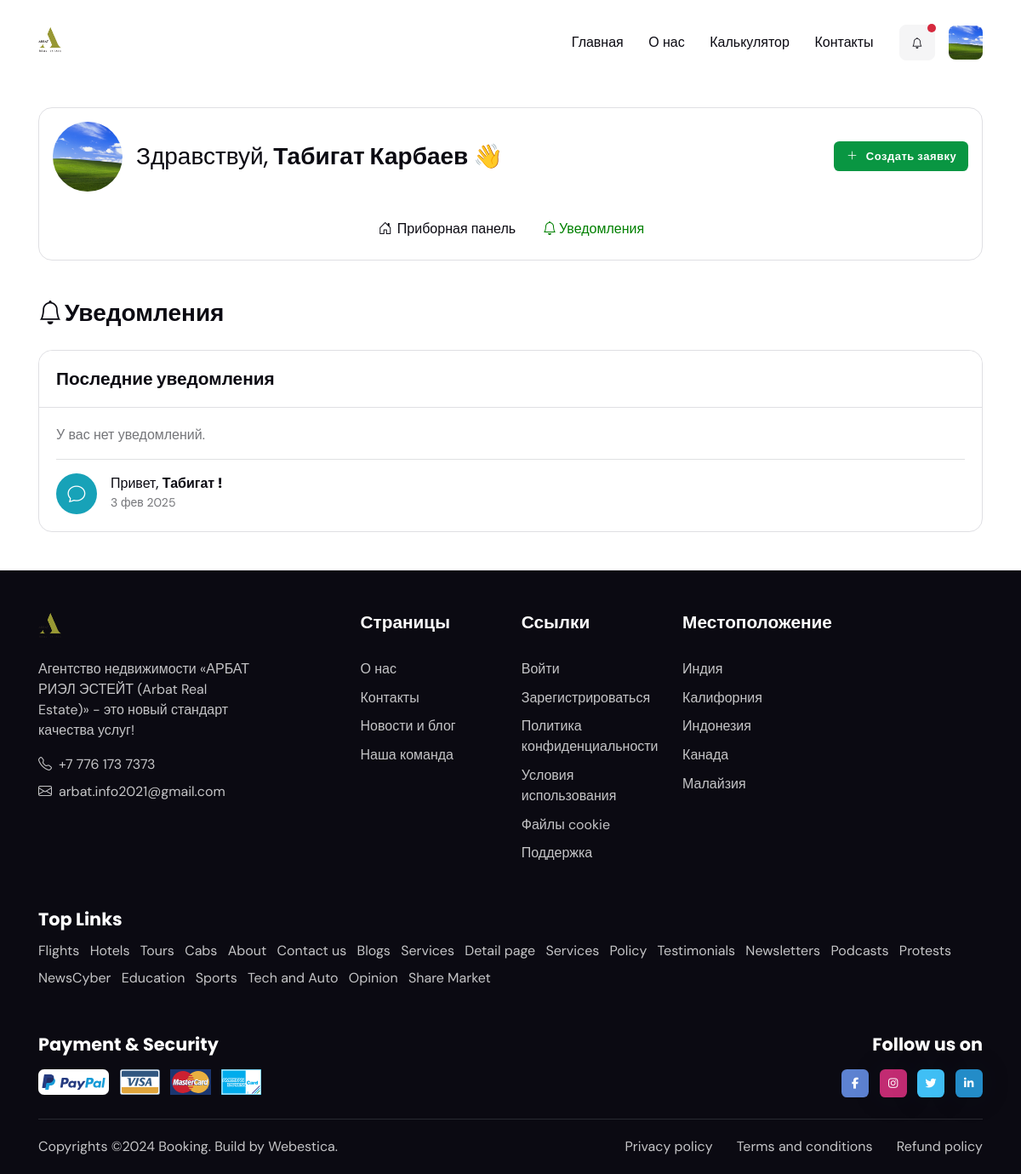
Before: /notifications/ (signed in) with the older database file.
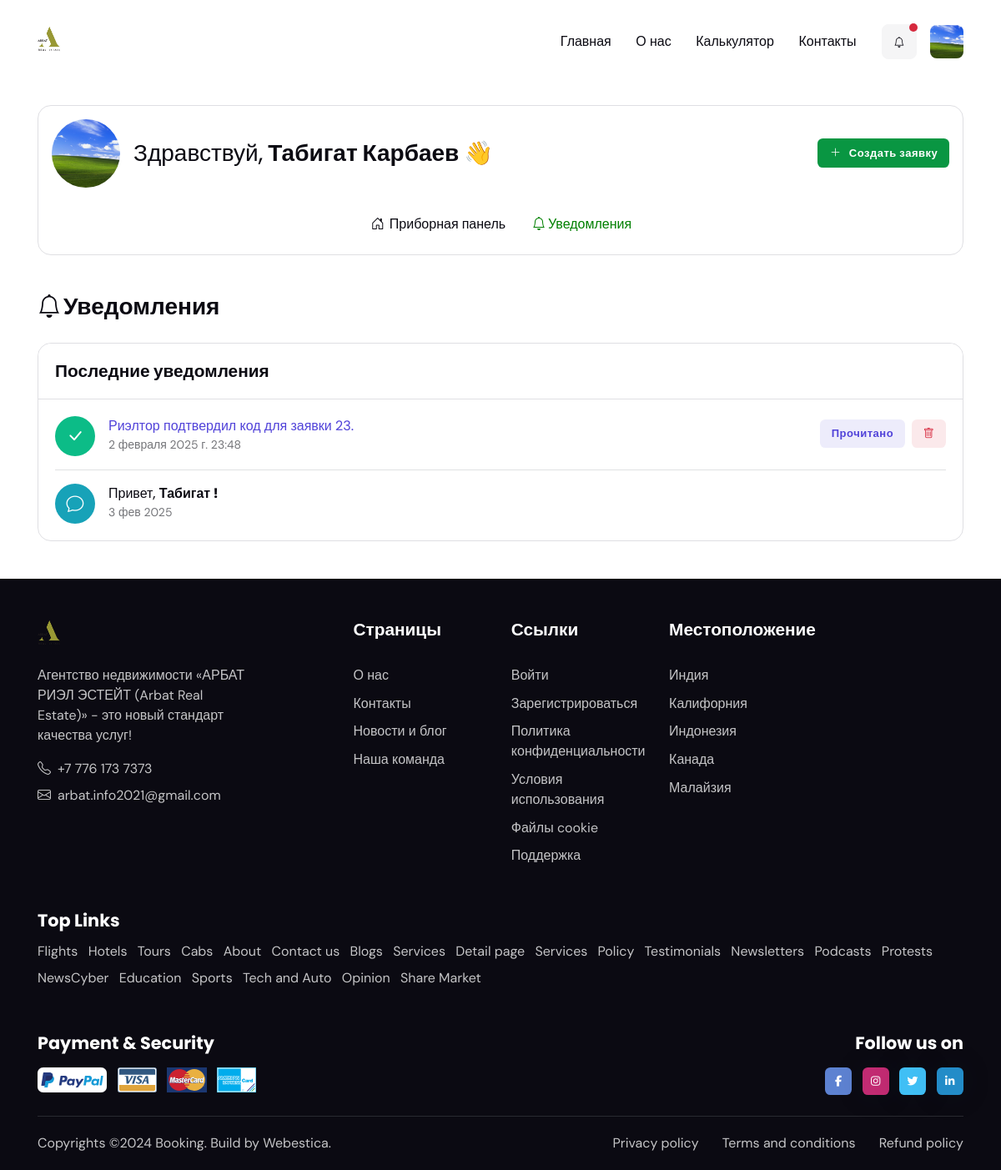
After: the same page with the newer database file.
### notifications/models.py (models this page shows, shortened)
class Notification(models.Model):
    NOTIFICATION_TYPES = (
        ('code_requested', 'Запрос кода'),
        ('code_confirmed', 'Подтверждение кода'),
        ('new_application', 'Новая заявка'),
    )
    user = models.ForeignKey(get_user_model(), on_delete=models.CASCADE, related_name='notifications')
    notification_type = models.CharField(max_length=50, choices=NOTIFICATION_TYPES)
    message = models.TextField()
    created_at = models.DateTimeField(auto_now_add=True)
    is_read = models.BooleanField(default=False)

### notifications/views.py (the view)
# urls.py: path('', NotificationsPageView.as_view(), name='index'),
class NotificationsPageView(LoginRequiredMixin, View):
    template_name = 'notifications/index.html'
    def get(self, request):
        notifications = Notification.objects.filter(user=request.user).order_by('-created_at')
        context = {
            'notifications': notifications
        }
        return render(request, self.template_name, context)

### templates/notifications/index.html (shortened to what the changed rows need)
{% extends 'app/base.html' %}
{% load static widget_tweaks %}
{% block content %}
<main>
    <section class="pt-0">
        <div class="container vstack gap-4">
            <div class="row">
                <div class="col-12">
                    <h1 class="fs-4 mb-0"><i class="bi bi-bell" style="margin-right: 3px;"></i>Уведомления</h1>
                </div>
            </div>
            <div class="row">
                <div class="col-12">
                    <div class="card border">
                        <div class="card-body">
                            {% if notifications %}
                            {% for notification in notifications %}
                            <div class="d-sm-flex justify-content-between align-items-center"
                                 id="notification-{{ notification.id }}">
                                <div class="d-flex align-items-sm-center me-4 ms-sm-0">
                                    <div class="avatar flex-shrink-0">
                                        <div class="avatar-img rounded-circle text-bg-success">
                                            <span class="position-absolute top-50 start-50 translate-middle fw-bold"><i
                                                    class="bi bi-check-lg fs-5"></i></span>
                                        </div>
                                    </div>
                                    <div class="ms-3">
                                        <h6 class="fw-light m-0"><a href="" class="text-primary">{{ notification.message }}</a></h6>
                                        <small>{{ notification.created_at }}</small>
                                    </div>
                                </div>
                                <div class="d-flex gap-2 mt-2 mt-sm-0">
                                    {% if not notification.is_read %}
                                    <button class="btn btn-sm btn-primary-soft mark-as-read"
                                            data-id="{{ notification.id }}">
                                        Прочитано
                                    </button>
                                    {% endif %}
                                    <a href="#" class="btn btn-sm btn-danger-soft delete-notification"
                                       data-id="{{ notification.id }}"><i class="bi bi-trash"></i></a>
                                </div>
                            </div>
                            <hr>
                            {% endfor %}
                            {% else %}
                            <p>У вас нет уведомлений.</p>
                            <hr>
                            {% endif %}
                            <div class="d-sm-flex justify-content-between align-items-center">
                                <div class="d-flex align-items-sm-center me-4 ms-sm-0">
                                </div>
                            </div>
                        </div>
                    </div>
                </div>
            </div>
        </div>
    </section>
</main>
{% endblock %}

Changed rows visible on the page:
added Notification: message "Риэлтор подтвердил код для заявки 23.", created_at "2 февраля 2025 г. 23:48"
Other visible differences:
text no longer shown: "У вас нет уведомлений."
